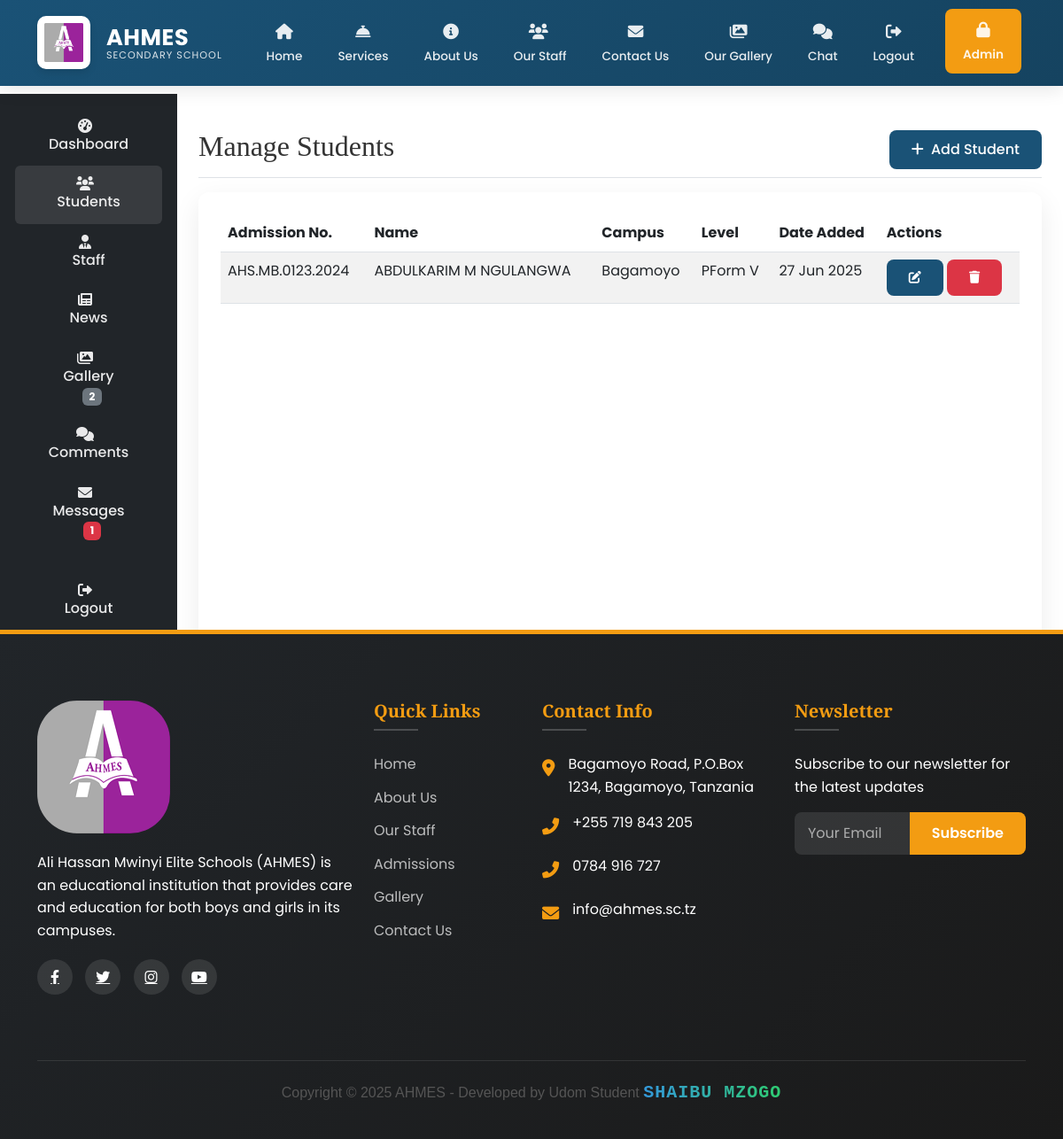
The app's page /ad/students/ (signed in) with its own data.
### main/models.py (models this page shows, shortened)
class Student(models.Model):
    GENDER_CHOICES = [
        ('M', 'Male'),
        ('F', 'Female'),
    ]
    user = models.OneToOneField(
        User,
        on_delete=models.CASCADE,
        related_name='student_profile',
        null=True,
        blank=True
    )
    first_name = models.CharField(max_length=100)
    middle_name = models.CharField(max_length=100, blank=True)
    last_name = models.CharField(max_length=100)
    gender = models.CharField(max_length=1, choices=GENDER_CHOICES)
    date_of_birth = models.DateField()
    admission_number = models.CharField(max_length=20, unique=True)
    campus = models.ForeignKey(
        Campus,
        on_delete=models.CASCADE,
        related_name='students'
    )
    level = models.ForeignKey(
        Level,
        on_delete=models.CASCADE,
        related_name='students'
    )
    admission_date = models.DateField()
    parent_name = models.CharField(max_length=200)
    parent_phone = models.CharField(max_length=20)
    parent_email = models.EmailField()
    address = models.TextField()
    created_at = models.DateTimeField(auto_now_add=True)
    updated_at = models.DateTimeField(auto_now=True)
    class Meta:
        ordering = ['-created_at']
        verbose_name = 'Student'
        verbose_name_plural = 'Students'

class Campus(models.Model):
    name = models.CharField(max_length=100)
    location = models.CharField(max_length=200)
    description = models.TextField()
    image = CloudinaryField('campuses', folder="school/campuses",
                          transformation={'quality': 'auto:good'})

class Level(models.Model):
    name = models.CharField(max_length=100)
    description = models.TextField()

### main/views.py (the view)
# urls.py: path('ad/students/', views.manage_students, name='manage_students'),
@login_required
@user_passes_test(is_admin)
def manage_students(request):
    students = Student.objects.all().order_by('-created_at')
    return render(request, 'main/manage_students.html', {'students': students})

### main/context_processors.py (called while the page is built)
def admin_counts(request):
    if request.user.is_authenticated and request.user.is_admin:
        return {
            'pending_comments': Comment.objects.filter(is_approved=False).count(),
            'gallery_count': Gallery.objects.count(),
        }
    return {}

def unread_messages_count(request):
    if request.user.is_authenticated:
        count = Message.objects.filter(
            conversation__participants=request.user,
            is_read=False
        ).exclude(
            sender=request.user
        ).count()
        print(f"DEBUG: Unread messages count for {request.user}: {count}")  # Debug output
        return {'unread_messages_count': count}
    return {}

### main/models.py (called while the page is built)
    def __str__(self):
        return self.username

### main/views.py (called while the page is built)
def is_admin(user):
    return user.is_authenticated and user.is_admin

### main/templates/main/manage_students.html (shortened to what this page needs)
{% extends 'main/base.html' %}
{% load static %}
{% block content %}
<div class="container-fluid">
  <div class="row">
    {% include 'main/sidebar.html' %}
    <main class="col-md-9 ms-sm-auto col-lg-10 px-md-4 py-4">
      <div class="d-flex justify-content-between flex-wrap flex-md-nowrap align-items-center pt-3 pb-2 mb-3 border-bottom">
        <h1 class="h2">Manage Students</h1>
        <div class="btn-toolbar mb-2 mb-md-0">
          <a href="{% url 'add_student' %}" class="btn btn-primary">
            <i class="fas fa-plus me-1"></i> Add Student
          </a>
        </div>
      </div>
      <div class="card">
        <div class="card-body">
          <div class="table-responsive">
            <table class="table table-striped table-hover">
              <thead>
                <tr>
                  <th>Admission No.</th>
                  <th>Name</th>
                  <th>Campus</th>
                  <th>Level</th>
                  <th>Date Added</th>
                  <th>Actions</th>
                </tr>
              </thead>
              <tbody>
                {% for student in students %}
                <tr>
                  <td>{{ student.admission_number }}</td>
                  <td>{{ student.first_name }} {{ student.middle_name }} {{student.last_name}}</td>
                  <td>{{ student.campus.name }}</td>
                  <td>{{ student.level.name }}</td>
                  <td>{{ student.created_at|date:"d M Y" }}</td>
                  <td>
                    <a href="{% url 'edit_student' student.pk %}" class="btn btn-sm btn-primary">
                      <i class="fas fa-edit"></i>
                    </a>
                    <a href="{% url 'delete_student' student.pk %}" class="btn btn-sm btn-danger">
                      <i class="fas fa-trash"></i>
                    </a>
                  </td>
                </tr>
                {% empty %}
                <tr>
                  <td colspan="6" class="text-center">No students found</td>
                </tr>
                {% endfor %}
              </tbody>
            </table>
          </div>
        </div>
      </div>
    </main>
  </div>
</div>
{% endblock %}

### records on screen
Student: admission_number "AHS.MB.0123.2024", first_name "ABDULKARIM", middle_name "M", last_name "NGULANGWA", campus.name "Bagamoyo", level.name "PForm V", created_at "27 Jun 2025"

### other values on screen
{{ gallery_count }} "2"
{{ unread_messages_count }} "1"
